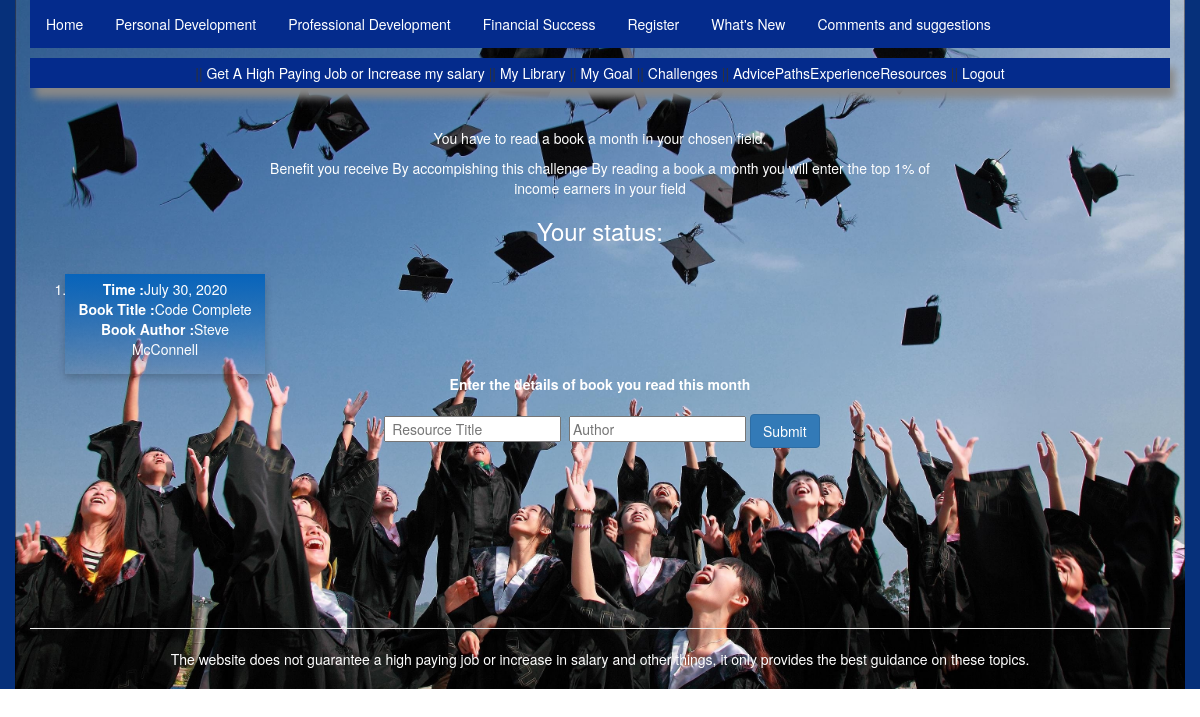
Screenshot of /FirstApp/Challenge2/ (signed in) with the database file from the repository.
### FirstApp/models.py (models this page shows, shortened)
class Challenge2(models.Model):
    user=models.ForeignKey(User,on_delete=models.CASCADE)
    Time=models.DateField()
    Book_Title=models.CharField(max_length=75)
    Book_Author=models.CharField(max_length=50)

### FirstApp/views.py (the view)
def Challenge2View(request):
    if request.user.is_authenticated:
       Challenge2Status= Challenge2.objects.filter(user=request.user)
       if request.method=="POST":
          user1=request.user
          Title1=request.POST.get('Title')
          Author1=request.POST.get('Author')
          Time1=date.today()
          b1 = Challenge2(user=user1,Book_Title=Title1,Book_Author=Author1,Time=Time1)
          b1.save()
          return render(request,'FirstApp/Challenge2.html',{'Challenge2Status':Challenge2Status,'message':"Your data has been saved"})
       else:
        return render(request,'FirstApp/Challenge2.html',{'Challenge2Status':Challenge2Status})
    else:
        return render(request,'FirstApp/Login.html',{'message':"You need to login to view this page."})

### templates/FirstApp/Challenge2.html (shortened to what this page needs)
{% extends "FirstApp/Base.html"%}
{% load bootstrap3 %}
{%block Body_Block%}<br><br>
  <div class="white">  <p>You have to read a book a month in your chosen field. </p>
          <p>Benefit you receive By accompishing this challenge
            By reading a book a month you will enter the top 1% of
            <br>income earners in your field </p>
          <h3>  Your status:</h3><br>
<div class="row">
<ol>
             {%for status in Challenge2Status%}
             <div class="column">
               <div class="card2">
            <li>  <b>Time :</b>{{status.Time}}<br>
              <b>Book Title :</b>{{status.Book_Title}}<br>
              <b>Book Author :</b>{{status.Book_Author}}</li>
            </div></div>
             {%endfor%}
</ol><br><br><br></div>
          <b>  Enter the details of book you read this month</b><br><br>
            <form method="POST" class="form">
            <input type="text" name="Title" placeholder=" Resource Title">
            <input type="text" name="Author" placeholder="Author">
            {% buttons %}
                <button type="submit" class="btn btn-primary">Submit</button>
            {% endbuttons %}
        </form>
</div>
  {%endblock%}

### static/css/mystyle.css (style rules this page uses)
html { height: 100%; }
body { height: 100%; }
body { text-align: center; }
form { display: inline-block; }
body, html { height: 100%; margin: 0; }
.column { float: left; width: 25%; padding: 0 10px; }
.row { margin: 0 -5px; color:white; }
.row:after { content: ""; display: table; clear: both; }
.card2 { box-shadow: 0 4px 8px 0 rgba(0, 0, 0, 0.2); padding: 5px; horizontal-align:center; vertical-align: center; width: 200px; height: 100px; background-image: linear-gradient(to top, rgba(255,0,0,0), rgba(7, 100, 187 ,1)); }
.white { color:white; }
li { float: left; }

### rows the page displays
Challenge2: Time "July 30, 2020", Book_Title "Code Complete", Book_Author "Steve McConnell"
